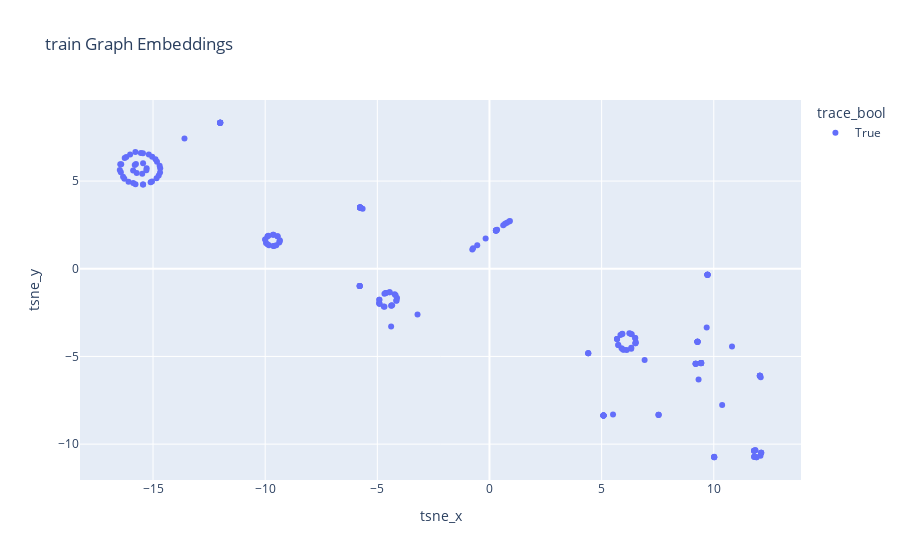
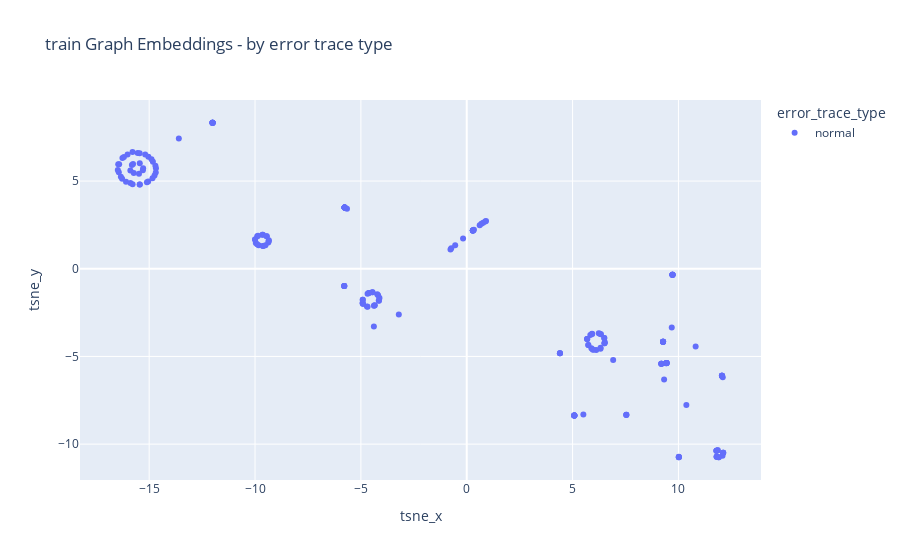
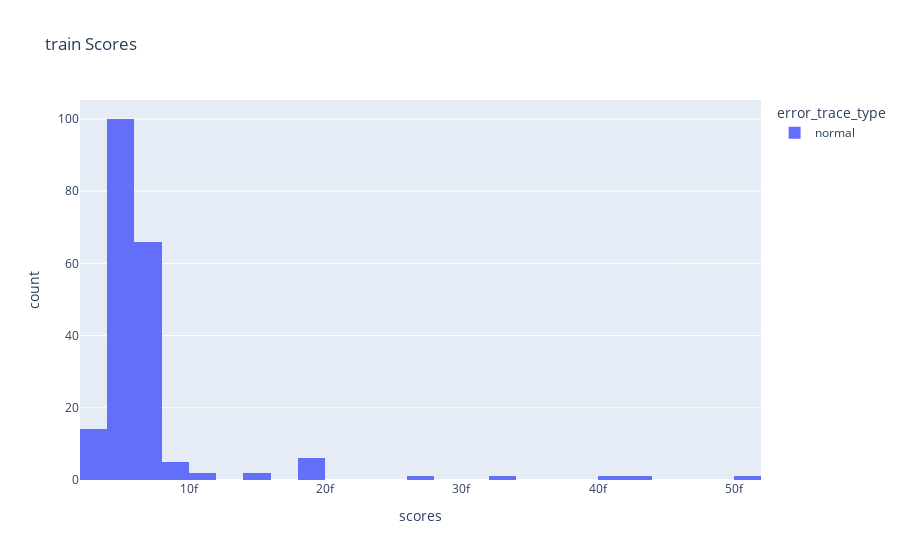

Notebook code for these charts, in order:
### Code cell
train_result_df = get_graph_results(
    data_root_dir=data_root_dir,
    model=model,
    dataset=dataset,
    gid_list=train_gids,
    num_feature=32,
    name='train')

### Figure 1 — Plotly figure (JSON) as saved in the notebook; plotly's stock layout.template omitted (floating-point values rounded to 4 significant figures; data arrays with more than 128 entries replaced by an {"elided": "..."} marker saying what was removed)
{"data": [{"customdata": {"elided": "200x1 float values"}, "hovertemplate": "<b>%{hovertext}</b><br><br>trace_bool=True<br>tsne_x=%{x}<br>tsne_y=%{y}<br>scores=%{customdata[0]}<extra></extra>", "hovertext": {"elided": "200 int values"}, "legendgroup": "True", "marker": {"color": "#636efa", "symbol": "circle"}, "mode": "markers", "name": "True", "orientation": "v", "showlegend": true, "type": "scatter", "x": {"elided": "200 float values"}, "xaxis": "x", "y": {"elided": "200 float values"}, "yaxis": "y"}], "layout": {"legend": {"title": {"text": "trace_bool"}, "tracegroupgap": 0}, "title": {"text": "train Graph Embeddings"}, "xaxis": {"anchor": "y", "domain": [0, 1], "title": {"text": "tsne_x"}}, "yaxis": {"anchor": "x", "domain": [0, 1], "title": {"text": "tsne_y"}}}}

### Figure 2 — Plotly figure (JSON) as saved in the notebook; plotly's stock layout.template omitted (floating-point values rounded to 4 significant figures; data arrays with more than 128 entries replaced by an {"elided": "..."} marker saying what was removed)
{"data": [{"customdata": {"elided": "200x1 float values"}, "hovertemplate": "<b>%{hovertext}</b><br><br>error_trace_type=normal<br>tsne_x=%{x}<br>tsne_y=%{y}<br>scores=%{customdata[0]}<extra></extra>", "hovertext": {"elided": "200 int values"}, "legendgroup": "normal", "marker": {"color": "#636efa", "symbol": "circle"}, "mode": "markers", "name": "normal", "orientation": "v", "showlegend": true, "type": "scatter", "x": {"elided": "200 float values"}, "xaxis": "x", "y": {"elided": "200 float values"}, "yaxis": "y"}], "layout": {"legend": {"title": {"text": "error_trace_type"}, "tracegroupgap": 0}, "title": {"text": "train Graph Embeddings - by error trace type"}, "xaxis": {"anchor": "y", "domain": [0, 1], "title": {"text": "tsne_x"}}, "yaxis": {"anchor": "x", "domain": [0, 1], "title": {"text": "tsne_y"}}}}

### Figure 3 — Plotly figure (JSON) as saved in the notebook; plotly's stock layout.template omitted (floating-point values rounded to 4 significant figures; data arrays with more than 128 entries replaced by an {"elided": "..."} marker saying what was removed)
{"data": [{"alignmentgroup": "True", "bingroup": "x", "hovertemplate": "error_trace_type=normal<br>scores=%{x}<br>count=%{y}<extra></extra>", "legendgroup": "normal", "marker": {"color": "#636efa", "pattern": {"shape": ""}}, "name": "normal", "offsetgroup": "normal", "orientation": "v", "showlegend": true, "type": "histogram", "x": {"elided": "200 float values"}, "xaxis": "x", "yaxis": "y"}], "layout": {"barmode": "relative", "legend": {"title": {"text": "error_trace_type"}, "tracegroupgap": 0}, "title": {"text": "train Scores"}, "xaxis": {"anchor": "y", "domain": [0, 1], "title": {"text": "scores"}}, "yaxis": {"anchor": "x", "domain": [0, 1], "title": {"text": "count"}}}}
